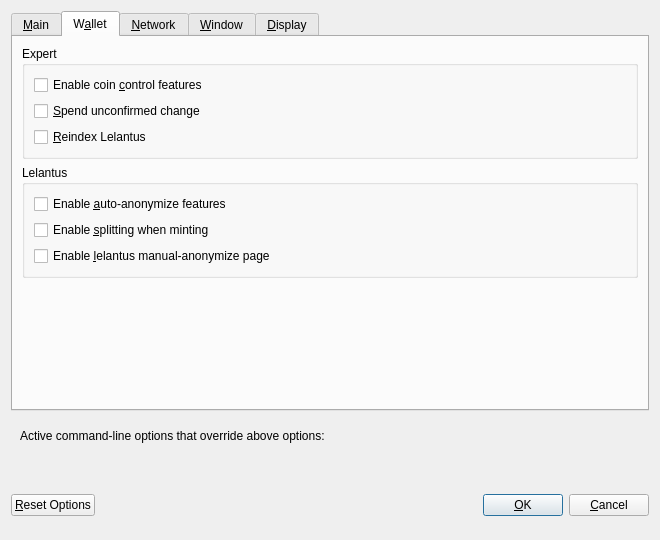
<?xml version="1.0" encoding="UTF-8"?>
<ui version="4.0">
 <class>OptionsDialog</class>
 <widget class="QDialog" name="OptionsDialog">
  <property name="geometry">
   <rect>
    <x>0</x>
    <y>0</y>
    <width>660</width>
    <height>540</height>
   </rect>
  </property>
  <property name="windowTitle">
   <string>Options</string>
  </property>
  <property name="modal">
   <bool>true</bool>
  </property>
  <layout class="QVBoxLayout" name="verticalLayout">
   <item>
    <widget class="QTabWidget" name="tabWidget">
     <property name="currentIndex">
      <number>1</number>
     </property>
     <widget class="QWidget" name="tabMain">
      <attribute name="title">
       <string>&amp;Main</string>
      </attribute>
      <layout class="QVBoxLayout" name="verticalLayout_Main">
       <item>
        <widget class="QCheckBox" name="privoraAtStartup">
         <property name="toolTip">
          <string>Automatically start %1 after logging in to the system.</string>
         </property>
         <property name="text">
          <string>&amp;Start %1 on system login</string>
         </property>
        </widget>
       </item>
       <item>
        <layout class="QHBoxLayout" name="horizontalLayout_2_Main">
         <item>
          <widget class="QLabel" name="databaseCacheLabel">
           <property name="text">
            <string>Size of &amp;database cache</string>
           </property>
           <property name="textFormat">
            <enum>Qt::PlainText</enum>
           </property>
           <property name="buddy">
            <cstring>databaseCache</cstring>
           </property>
          </widget>
         </item>
         <item>
          <widget class="QSpinBox" name="databaseCache"/>
         </item>
         <item>
          <widget class="QLabel" name="databaseCacheUnitLabel">
           <property name="text">
            <string>MB</string>
           </property>
           <property name="textFormat">
            <enum>Qt::PlainText</enum>
           </property>
          </widget>
         </item>
         <item>
          <spacer name="horizontalSpacer_2_Main">
           <property name="orientation">
            <enum>Qt::Horizontal</enum>
           </property>
           <property name="sizeHint" stdset="0">
            <size>
             <width>40</width>
             <height>20</height>
            </size>
           </property>
          </spacer>
         </item>
        </layout>
       </item>
       <item>
        <layout class="QHBoxLayout" name="horizontalLayout_3_Main">
         <item>
          <widget class="QLabel" name="threadsScriptVerifLabel">
           <property name="text">
            <string>Number of script &amp;verification threads</string>
           </property>
           <property name="textFormat">
            <enum>Qt::PlainText</enum>
           </property>
           <property name="buddy">
            <cstring>threadsScriptVerif</cstring>
           </property>
          </widget>
         </item>
         <item>
          <widget class="QSpinBox" name="threadsScriptVerif">
           <property name="toolTip">
            <string>(0 = auto, &lt;0 = leave that many cores free)</string>
           </property>
          </widget>
         </item>
         <item>
          <spacer name="horizontalSpacer_3_Main">
           <property name="orientation">
            <enum>Qt::Horizontal</enum>
           </property>
           <property name="sizeHint" stdset="0">
            <size>
             <width>40</width>
             <height>20</height>
            </size>
           </property>
          </spacer>
         </item>
        </layout>
       </item>
       <item>
        <spacer name="verticalSpacer_Main">
         <property name="orientation">
          <enum>Qt::Vertical</enum>
         </property>
         <property name="sizeHint" stdset="0">
          <size>
           <width>20</width>
           <height>40</height>
          </size>
         </property>
        </spacer>
       </item>
      </layout>
     </widget>
     <widget class="QWidget" name="tabWallet">
      <attribute name="title">
       <string>W&amp;allet</string>
      </attribute>
      <layout class="QVBoxLayout" name="verticalLayout_Wallet">
       <item>
        <widget class="QGroupBox" name="groupBox">
         <property name="title">
          <string>Expert</string>
         </property>
         <layout class="QVBoxLayout" name="verticalLayout_2">
          <item>
           <widget class="QCheckBox" name="coinControlFeatures">
            <property name="toolTip">
             <string>Whether to show coin control features or not.</string>
            </property>
            <property name="text">
             <string>Enable coin &amp;control features</string>
            </property>
           </widget>
          </item>
          <item>
           <widget class="QCheckBox" name="spendZeroConfChange">
            <property name="toolTip">
             <string>If you disable the spending of unconfirmed change, the change from a transaction cannot be used until that transaction has at least one confirmation. This also affects how your balance is computed.</string>
            </property>
            <property name="text">
             <string>&amp;Spend unconfirmed change</string>
            </property>
           </widget>
          </item>
          <item>
           <widget class="QCheckBox" name="reindexLelantus">
            <property name="toolTip">
             <string>Restore all Lelantus transactions following a reindex.</string>
            </property>
            <property name="text">
             <string>&amp;Reindex Lelantus</string>
            </property>
           </widget>
          </item>
         </layout>
        </widget>
       </item>
       <item>
        <widget class="QGroupBox" name="lelantusGroupBox">
         <property name="title">
          <string>Lelantus</string>
         </property>
         <layout class="QVBoxLayout" name="verticalLayout_3">
          <item>
           <widget class="QCheckBox" name="autoAnonymize">
            <property name="text">
             <string>Enable &amp;auto-anonymize features</string>
            </property>
           </widget>
          </item>
          <item>
           <widget class="QCheckBox" name="fSplit">
            <property name="text">
             <string>Enable &amp;splitting when minting</string>
            </property>
           </widget>
          </item>
          <item>
           <widget class="QCheckBox" name="lelantusPage">
            <property name="text">
             <string>Enable &amp;lelantus manual-anonymize page</string>
            </property>
           </widget>
          </item>
         </layout>
        </widget>
       </item>
       <item>
        <spacer name="verticalSpacer_Wallet">
         <property name="orientation">
          <enum>Qt::Vertical</enum>
         </property>
         <property name="sizeHint" stdset="0">
          <size>
           <width>20</width>
           <height>40</height>
          </size>
         </property>
        </spacer>
       </item>
      </layout>
     </widget>
     <widget class="QWidget" name="tabNetwork">
      <attribute name="title">
       <string>&amp;Network</string>
      </attribute>
      <layout class="QVBoxLayout" name="verticalLayout_Network">
       <item>
        <widget class="QCheckBox" name="mapPortUpnp">
         <property name="toolTip">
          <string>Automatically open the Privora client port on the router. This only works when your router supports UPnP and it is enabled.</string>
         </property>
         <property name="text">
          <string>Map port using &amp;UPnP</string>
         </property>
        </widget>
       </item>
       <item>
        <widget class="QCheckBox" name="allowIncoming">
         <property name="toolTip">
          <string>Accept connections from outside</string>
         </property>
         <property name="text">
          <string>Allow incoming connections</string>
         </property>
        </widget>
       </item>
       <item>
        <widget class="QCheckBox" name="connectSocks">
         <property name="toolTip">
          <string>Connect to the Privora network through a SOCKS5 proxy.</string>
         </property>
         <property name="text">
          <string>&amp;Connect through SOCKS5 proxy (default proxy):</string>
         </property>
        </widget>
       </item>
       <item>
        <layout class="QHBoxLayout" name="horizontalLayout_1_Network">
         <item>
          <widget class="QLabel" name="proxyIpLabel">
           <property name="text">
            <string>Proxy &amp;IP:</string>
           </property>
           <property name="textFormat">
            <enum>Qt::PlainText</enum>
           </property>
           <property name="buddy">
            <cstring>proxyIp</cstring>
           </property>
          </widget>
         </item>
         <item>
          <widget class="QValidatedLineEdit" name="proxyIp">
           <property name="minimumSize">
            <size>
             <width>140</width>
             <height>0</height>
            </size>
           </property>
           <property name="maximumSize">
            <size>
             <width>140</width>
             <height>16777215</height>
            </size>
           </property>
           <property name="toolTip">
            <string>IP address of the proxy (e.g. IPv4: 127.0.0.1 / IPv6: ::1)</string>
           </property>
          </widget>
         </item>
         <item>
          <widget class="QLabel" name="proxyPortLabel">
           <property name="text">
            <string>&amp;Port:</string>
           </property>
           <property name="textFormat">
            <enum>Qt::PlainText</enum>
           </property>
           <property name="buddy">
            <cstring>proxyPort</cstring>
           </property>
          </widget>
         </item>
         <item>
          <widget class="QLineEdit" name="proxyPort">
           <property name="minimumSize">
            <size>
             <width>55</width>
             <height>0</height>
            </size>
           </property>
           <property name="maximumSize">
            <size>
             <width>55</width>
             <height>16777215</height>
            </size>
           </property>
           <property name="toolTip">
            <string>Port of the proxy (e.g. 9050)</string>
           </property>
          </widget>
         </item>
         <item>
          <spacer name="horizontalSpacer_1_Network">
           <property name="orientation">
            <enum>Qt::Horizontal</enum>
           </property>
           <property name="sizeHint" stdset="0">
            <size>
             <width>40</width>
             <height>20</height>
            </size>
           </property>
          </spacer>
         </item>
        </layout>
       </item>
       <item>
        <layout class="QHBoxLayout" name="horizontalLayout_2_Network">
         <item>
          <widget class="QLabel" name="proxyActiveNets">
           <property name="text">
            <string>Used for reaching peers via:</string>
           </property>
           <property name="textFormat">
            <enum>Qt::PlainText</enum>
           </property>
          </widget>
         </item>
         <item>
          <widget class="QCheckBox" name="proxyReachIPv4">
           <property name="enabled">
            <bool>false</bool>
           </property>
           <property name="toolTip">
            <string>Shows, if the supplied default SOCKS5 proxy is used to reach peers via this network type.</string>
           </property>
           <property name="text">
            <string/>
           </property>
          </widget>
         </item>
         <item>
          <widget class="QLabel" name="proxyReachIPv4Label">
           <property name="text">
            <string>IPv4</string>
           </property>
           <property name="textFormat">
            <enum>Qt::PlainText</enum>
           </property>
          </widget>
         </item>
         <item>
          <widget class="QCheckBox" name="proxyReachIPv6">
           <property name="enabled">
            <bool>false</bool>
           </property>
           <property name="toolTip">
            <string>Shows, if the supplied default SOCKS5 proxy is used to reach peers via this network type.</string>
           </property>
           <property name="text">
            <string/>
           </property>
          </widget>
         </item>
         <item>
          <widget class="QLabel" name="proxyReachIPv6Label">
           <property name="text">
            <string>IPv6</string>
           </property>
           <property name="textFormat">
            <enum>Qt::PlainText</enum>
           </property>
          </widget>
         </item>
         <item>
          <widget class="QCheckBox" name="proxyReachTor">
           <property name="enabled">
            <bool>false</bool>
           </property>
           <property name="toolTip">
            <string>Shows, if the supplied default SOCKS5 proxy is used to reach peers via this network type.</string>
           </property>
           <property name="text">
            <string/>
           </property>
          </widget>
         </item>
         <item>
          <widget class="QLabel" name="proxyReachTorLabel">
           <property name="text">
            <string>Tor</string>
           </property>
           <property name="textFormat">
            <enum>Qt::PlainText</enum>
           </property>
          </widget>
         </item>
         <item>
          <spacer name="horizontalSpacer_2_Network">
           <property name="orientation">
            <enum>Qt::Horizontal</enum>
           </property>
           <property name="sizeHint" stdset="0">
            <size>
             <width>40</width>
             <height>20</height>
            </size>
           </property>
          </spacer>
         </item>
        </layout>
       </item>
       <item>
        <widget class="QCheckBox" name="connectSocksTor">
         <property name="toolTip">
          <string>Connect to the Privora network through a separate SOCKS5 proxy for Tor hidden services.</string>
         </property>
         <property name="text">
          <string>Use separate SOCKS5 proxy to reach peers via Tor hidden services:</string>
         </property>
        </widget>
       </item>
       <item>
        <layout class="QHBoxLayout" name="horizontalLayout_3_Network">
         <item>
          <widget class="QLabel" name="proxyIpTorLabel">
           <property name="text">
            <string>Proxy &amp;IP:</string>
           </property>
           <property name="textFormat">
            <enum>Qt::PlainText</enum>
           </property>
           <property name="buddy">
            <cstring>proxyIpTor</cstring>
           </property>
          </widget>
         </item>
         <item>
          <widget class="QValidatedLineEdit" name="proxyIpTor">
           <property name="minimumSize">
            <size>
             <width>140</width>
             <height>0</height>
            </size>
           </property>
           <property name="maximumSize">
            <size>
             <width>140</width>
             <height>16777215</height>
            </size>
           </property>
           <property name="toolTip">
            <string>IP address of the proxy (e.g. IPv4: 127.0.0.1 / IPv6: ::1)</string>
           </property>
          </widget>
         </item>
         <item>
          <widget class="QLabel" name="proxyPortTorLabel">
           <property name="text">
            <string>&amp;Port:</string>
           </property>
           <property name="textFormat">
            <enum>Qt::PlainText</enum>
           </property>
           <property name="buddy">
            <cstring>proxyPortTor</cstring>
           </property>
          </widget>
         </item>
         <item>
          <widget class="QLineEdit" name="proxyPortTor">
           <property name="minimumSize">
            <size>
             <width>55</width>
             <height>0</height>
            </size>
           </property>
           <property name="maximumSize">
            <size>
             <width>55</width>
             <height>16777215</height>
            </size>
           </property>
           <property name="toolTip">
            <string>Port of the proxy (e.g. 9050)</string>
           </property>
          </widget>
         </item>
         <item>
          <spacer name="horizontalSpacer_4_Network">
           <property name="orientation">
            <enum>Qt::Horizontal</enum>
           </property>
           <property name="sizeHint" stdset="0">
            <size>
             <width>40</width>
             <height>20</height>
            </size>
           </property>
          </spacer>
         </item>
        </layout>
       </item>
       <item>
        <spacer name="verticalSpacer_Network">
         <property name="orientation">
          <enum>Qt::Vertical</enum>
         </property>
         <property name="sizeHint" stdset="0">
          <size>
           <width>20</width>
           <height>40</height>
          </size>
         </property>
        </spacer>
       </item>
      </layout>
     </widget>
     <widget class="QWidget" name="tabWindow">
      <attribute name="title">
       <string>&amp;Window</string>
      </attribute>
      <layout class="QVBoxLayout" name="verticalLayout_Window">
       <item>
        <widget class="QCheckBox" name="hideTrayIcon">
         <property name="toolTip">
          <string>&amp;Hide the icon from the system tray.</string>
         </property>
         <property name="text">
          <string>Hide tray icon</string>
         </property>
        </widget>
       </item>
       <item>
        <widget class="QCheckBox" name="minimizeToTray">
         <property name="toolTip">
          <string>Show only a tray icon after minimizing the window.</string>
         </property>
         <property name="text">
          <string>&amp;Minimize to the tray instead of the taskbar</string>
         </property>
        </widget>
       </item>
       <item>
        <widget class="QCheckBox" name="minimizeOnClose">
         <property name="toolTip">
          <string>Minimize instead of exit the application when the window is closed. When this option is enabled, the application will be closed only after selecting Exit in the menu.</string>
         </property>
         <property name="text">
          <string>M&amp;inimize on close</string>
         </property>
        </widget>
       </item>
       <item>
        <spacer name="verticalSpacer_Window">
         <property name="orientation">
          <enum>Qt::Vertical</enum>
         </property>
         <property name="sizeHint" stdset="0">
          <size>
           <width>20</width>
           <height>40</height>
          </size>
         </property>
        </spacer>
       </item>
      </layout>
     </widget>
     <widget class="QWidget" name="tabDisplay">
      <attribute name="title">
       <string>&amp;Display</string>
      </attribute>
      <layout class="QVBoxLayout" name="verticalLayout_Display">
       <item>
        <layout class="QHBoxLayout" name="horizontalLayout_1_Display">
         <item>
          <widget class="QLabel" name="langLabel">
           <property name="text">
            <string>User Interface &amp;language:</string>
           </property>
           <property name="textFormat">
            <enum>Qt::PlainText</enum>
           </property>
           <property name="buddy">
            <cstring>lang</cstring>
           </property>
          </widget>
         </item>
         <item>
          <widget class="QValueComboBox" name="lang">
           <property name="toolTip">
            <string>The user interface language can be set here. This setting will take effect after restarting %1.</string>
           </property>
          </widget>
         </item>
        </layout>
       </item>
       <item>
        <layout class="QHBoxLayout" name="horizontalLayout_2_Display">
         <item>
          <widget class="QLabel" name="unitLabel">
           <property name="text">
            <string>&amp;Unit to show amounts in:</string>
           </property>
           <property name="textFormat">
            <enum>Qt::PlainText</enum>
           </property>
           <property name="buddy">
            <cstring>unit</cstring>
           </property>
          </widget>
         </item>
         <item>
          <widget class="QValueComboBox" name="unit">
           <property name="toolTip">
            <string>Choose the default subdivision unit to show in the interface and when sending coins.</string>
           </property>
          </widget>
         </item>
        </layout>
       </item>
       <item>
        <layout class="QHBoxLayout" name="horizontalLayout_3_Display">
         <item>
          <widget class="QLabel" name="thirdPartyTxUrlsLabel">
           <property name="toolTip">
            <string>Third party URLs (e.g. a block explorer) that appear in the transactions tab as context menu items. %s in the URL is replaced by transaction hash. Multiple URLs are separated by vertical bar |.</string>
           </property>
           <property name="text">
            <string>Third party transaction URLs</string>
           </property>
           <property name="buddy">
            <cstring>thirdPartyTxUrls</cstring>
           </property>
          </widget>
         </item>
         <item>
          <widget class="QLineEdit" name="thirdPartyTxUrls">
           <property name="toolTip">
            <string>Third party URLs (e.g. a block explorer) that appear in the transactions tab as context menu items. %s in the URL is replaced by transaction hash. Multiple URLs are separated by vertical bar |.</string>
           </property>
          </widget>
         </item>
        </layout>
       </item>
       <item>
        <spacer name="verticalSpacer_Display">
         <property name="orientation">
          <enum>Qt::Vertical</enum>
         </property>
         <property name="sizeHint" stdset="0">
          <size>
           <width>20</width>
           <height>40</height>
          </size>
         </property>
        </spacer>
       </item>
      </layout>
     </widget>
    </widget>
   </item>
   <item>
    <widget class="QFrame" name="frame">
     <layout class="QVBoxLayout" name="verticalLayout_Bottom">
      <item>
       <layout class="QHBoxLayout" name="horizontalLayout_Bottom">
        <item>
         <widget class="QLabel" name="overriddenByCommandLineInfoLabel">
          <property name="text">
           <string>Active command-line options that override above options:</string>
          </property>
          <property name="textFormat">
           <enum>Qt::PlainText</enum>
          </property>
         </widget>
        </item>
        <item>
         <spacer name="horizontalSpacer_Bottom">
          <property name="orientation">
           <enum>Qt::Horizontal</enum>
          </property>
          <property name="sizeHint" stdset="0">
           <size>
            <width>40</width>
            <height>20</height>
           </size>
          </property>
         </spacer>
        </item>
       </layout>
      </item>
      <item>
       <widget class="QLabel" name="overriddenByCommandLineLabel">
        <property name="text">
         <string/>
        </property>
        <property name="textFormat">
         <enum>Qt::PlainText</enum>
        </property>
        <property name="wordWrap">
         <bool>true</bool>
        </property>
       </widget>
      </item>
     </layout>
    </widget>
   </item>
   <item>
    <layout class="QHBoxLayout" name="horizontalLayout_Buttons">
     <item>
      <widget class="QPushButton" name="resetButton">
       <property name="toolTip">
        <string>Reset all client options to default.</string>
       </property>
       <property name="text">
        <string>&amp;Reset Options</string>
       </property>
       <property name="autoDefault">
        <bool>false</bool>
       </property>
      </widget>
     </item>
     <item>
      <spacer name="horizontalSpacer_1">
       <property name="orientation">
        <enum>Qt::Horizontal</enum>
       </property>
       <property name="sizeHint" stdset="0">
        <size>
         <width>40</width>
         <height>48</height>
        </size>
       </property>
      </spacer>
     </item>
     <item>
      <widget class="QLabel" name="statusLabel">
       <property name="minimumSize">
        <size>
         <width>200</width>
         <height>0</height>
        </size>
       </property>
       <property name="font">
        <font>
         <weight>75</weight>
         <bold>true</bold>
        </font>
       </property>
       <property name="text">
        <string/>
       </property>
       <property name="textFormat">
        <enum>Qt::PlainText</enum>
       </property>
       <property name="wordWrap">
        <bool>true</bool>
       </property>
      </widget>
     </item>
     <item>
      <spacer name="horizontalSpacer_2">
       <property name="orientation">
        <enum>Qt::Horizontal</enum>
       </property>
       <property name="sizeHint" stdset="0">
        <size>
         <width>40</width>
         <height>48</height>
        </size>
       </property>
      </spacer>
     </item>
     <item>
      <widget class="QPushButton" name="okButton">
       <property name="text">
        <string>&amp;OK</string>
       </property>
       <property name="autoDefault">
        <bool>false</bool>
       </property>
       <property name="default">
        <bool>true</bool>
       </property>
      </widget>
     </item>
     <item>
      <widget class="QPushButton" name="cancelButton">
       <property name="text">
        <string>&amp;Cancel</string>
       </property>
       <property name="autoDefault">
        <bool>false</bool>
       </property>
      </widget>
     </item>
    </layout>
   </item>
  </layout>
 </widget>
 <customwidgets>
  <customwidget>
   <class>QValidatedLineEdit</class>
   <extends>QLineEdit</extends>
   <header>qvalidatedlineedit.h</header>
  </customwidget>
  <customwidget>
   <class>QValueComboBox</class>
   <extends>QComboBox</extends>
   <header>qvaluecombobox.h</header>
  </customwidget>
 </customwidgets>
 <resources/>
 <connections/>
</ui>
